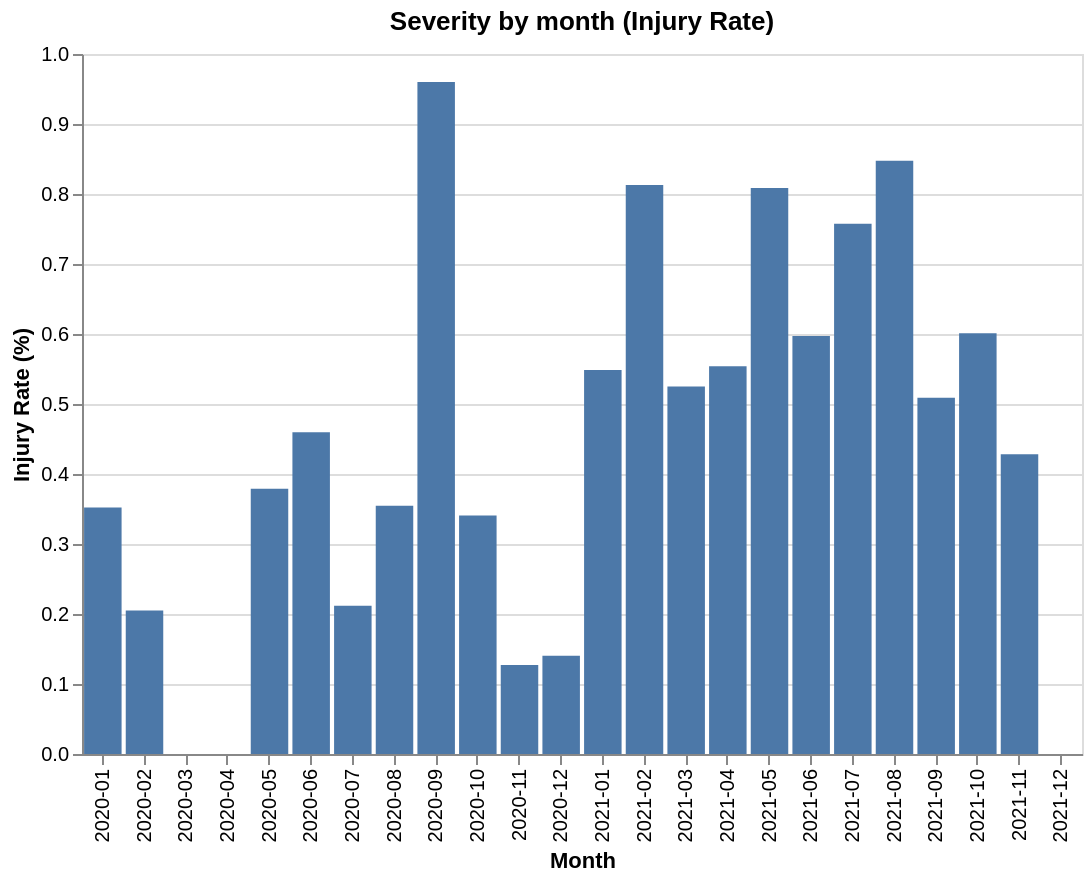

Notebook code cell kept with this figure:
### Code cell
alt.Chart(severity_by_month).mark_bar().encode(
    x=alt.X('month', title='Month'),
    y=alt.Y('injury_rate_pct', title='Injury Rate (%)'),
    tooltip=[
        'month',
        'incidents',
        'injury_count',
        alt.Tooltip('injury_rate_pct', format='.2f', title='Injury Rate (%)')
    ]
).properties(
    width=500,
    height=350,
    title='Severity by month (Injury Rate)'
)

### Figure 1 — Vega specification as saved in the notebook (floating-point values rounded to 4 significant figures)
{"$schema": "https://vega.github.io/schema/vega/v6.json", "data": [{"name": "source_0", "values": [{"incidents": 568, "injury_count": 2, "injury_rate_pct": 0.3521, "injury_rate_pct_end": 0.3521, "injury_rate_pct_start": 0.0, "month": "2020-01"}, {"incidents": 488, "injury_count": 1, "injury_rate_pct": 0.2049, "injury_rate_pct_end": 0.2049, "injury_rate_pct_start": 0.0, "month": "2020-02"}, {"incidents": 480, "injury_count": 0, "injury_rate_pct": 0.0, "injury_rate_pct_end": 0.0, "injury_rate_pct_start": 0.0, "month": "2020-03"}, {"incidents": 268, "injury_count": 0, "injury_rate_pct": 0.0, "injury_rate_pct_end": 0.0, "injury_rate_pct_start": 0.0, "month": "2020-04"}, {"incidents": 264, "injury_count": 1, "injury_rate_pct": 0.3788, "injury_rate_pct_end": 0.3788, "injury_rate_pct_start": 0.0, "month": "2020-05"}, {"incidents": 435, "injury_count": 2, "injury_rate_pct": 0.4598, "injury_rate_pct_end": 0.4598, "injury_rate_pct_start": 0.0, "month": "2020-06"}, {"incidents": 472, "injury_count": 1, "injury_rate_pct": 0.2119, "injury_rate_pct_end": 0.2119, "injury_rate_pct_start": 0.0, "month": "2020-07"}, {"incidents": 564, "injury_count": 2, "injury_rate_pct": 0.3546, "injury_rate_pct_end": 0.3546, "injury_rate_pct_start": 0.0, "month": "2020-08"}, {"incidents": 625, "injury_count": 6, "injury_rate_pct": 0.96, "injury_rate_pct_end": 0.96, "injury_rate_pct_start": 0.0, "month": "2020-09"}, {"incidents": 587, "injury_count": 2, "injury_rate_pct": 0.3407, "injury_rate_pct_end": 0.3407, "injury_rate_pct_start": 0.0, "month": "2020-10"}, {"incidents": 787, "injury_count": 1, "injury_rate_pct": 0.1271, "injury_rate_pct_end": 0.1271, "injury_rate_pct_start": 0.0, "month": "2020-11"}, {"incidents": 713, "injury_count": 1, "injury_rate_pct": 0.1403, "injury_rate_pct_end": 0.1403, "injury_rate_pct_start": 0.0, "month": "2020-12"}, {"incidents": 547, "injury_count": 3, "injury_rate_pct": 0.5484, "injury_rate_pct_end": 0.5484, "injury_rate_pct_start": 0.0, "month": "2021-01"}, {"incidents": 246, "injury_count": 2, "injury_rate_pct": 0.813, "injury_rate_pct_end": 0.813, "injury_rate_pct_start": 0.0, "month": "2021-02"}, {"incidents": 381, "injury_count": 2, "injury_rate_pct": 0.5249, "injury_rate_pct_end": 0.5249, "injury_rate_pct_start": 0.0, "month": "2021-03"}, {"incidents": 361, "injury_count": 2, "injury_rate_pct": 0.554, "injury_rate_pct_end": 0.554, "injury_rate_pct_start": 0.0, "month": "2021-04"}, {"incidents": 371, "injury_count": 3, "injury_rate_pct": 0.8086, "injury_rate_pct_end": 0.8086, "injury_rate_pct_start": 0.0, "month": "2021-05"}, {"incidents": 335, "injury_count": 2, "injury_rate_pct": 0.597, "injury_rate_pct_end": 0.597, "injury_rate_pct_start": 0.0, "month": "2021-06"}, {"incidents": 396, "injury_count": 3, "injury_rate_pct": 0.7576, "injury_rate_pct_end": 0.7576, "injury_rate_pct_start": 0.0, "month": "2021-07"}, {"incidents": 354, "injury_count": 3, "injury_rate_pct": 0.8475, "injury_rate_pct_end": 0.8475, "injury_rate_pct_start": 0.0, "month": "2021-08"}, {"incidents": 393, "injury_count": 2, "injury_rate_pct": 0.5089, "injury_rate_pct_end": 0.5089, "injury_rate_pct_start": 0.0, "month": "2021-09"}, {"incidents": 499, "injury_count": 3, "injury_rate_pct": 0.6012, "injury_rate_pct_end": 0.6012, "injury_rate_pct_start": 0.0, "month": "2021-10"}, {"incidents": 467, "injury_count": 2, "injury_rate_pct": 0.4283, "injury_rate_pct_end": 0.4283, "injury_rate_pct_start": 0.0, "month": "2021-11"}, {"incidents": 451, "injury_count": 0, "injury_rate_pct": 0.0, "injury_rate_pct_end": 0.0, "injury_rate_pct_start": 0.0, "month": "2021-12"}]}, {"name": "source_0_x_domain_month", "values": [{"month": "2020-01"}, {"month": "2020-02"}, {"month": "2020-03"}, {"month": "2020-04"}, {"month": "2020-05"}, {"month": "2020-06"}, {"month": "2020-07"}, {"month": "2020-08"}, {"month": "2020-09"}, {"month": "2020-10"}, {"month": "2020-11"}, {"month": "2020-12"}, {"month": "2021-01"}, {"month": "2021-02"}, {"month": "2021-03"}, {"month": "2021-04"}, {"month": "2021-05"}, {"month": "2021-06"}, {"month": "2021-07"}, {"month": "2021-08"}, {"month": "2021-09"}, {"month": "2021-10"}, {"month": "2021-11"}, {"month": "2021-12"}]}], "marks": [{"type": "rect", "name": "marks", "from": {"data": "source_0"}, "encode": {"update": {"y2": {"field": "injury_rate_pct_start", "scale": "y"}, "x": {"field": "month", "scale": "x"}, "fill": {"value": "#4c78a8"}, "y": {"field": "injury_rate_pct_end", "scale": "y"}, "tooltip": {"signal": "{\"month\": isValid(datum[\"month\"]) ? datum[\"month\"] : \"\"+datum[\"month\"], \"incidents\": format(datum[\"incidents\"], \"\"), \"injury_count\": format(datum[\"injury_count\"], \"\"), \"Injury Rate (%)\": format(datum[\"injury_rate_pct\"], \".2f\")}"}, "width": {"signal": "max(0.25, bandwidth('x'))"}}}, "style": ["bar"]}], "scales": [{"name": "x", "type": "band", "domain": {"data": "source_0_x_domain_month", "field": "month", "sort": true}, "range": [0, {"signal": "width"}], "paddingOuter": 0.05, "paddingInner": 0.1}, {"name": "y", "type": "linear", "domain": {"data": "source_0", "fields": ["injury_rate_pct_start", "injury_rate_pct_end"]}, "range": [{"signal": "height"}, 0], "nice": true, "zero": true}], "axes": [{"scale": "y", "minExtent": 0, "gridScale": "x", "grid": true, "tickCount": {"signal": "ceil(height/40)"}, "labels": false, "maxExtent": 0, "domain": false, "orient": "left", "aria": false, "ticks": false, "zindex": 0}, {"scale": "x", "grid": false, "orient": "bottom", "zindex": 0, "title": "Month", "labelAlign": "right", "labelAngle": 270, "labelBaseline": "middle"}, {"scale": "y", "grid": false, "tickCount": {"signal": "ceil(height/40)"}, "labelOverlap": true, "title": "Injury Rate (%)", "orient": "left", "zindex": 0}], "title": {"text": "Severity by month (Injury Rate)", "frame": "group"}, "background": "white", "style": "cell", "padding": 5, "height": 350, "width": 500}
